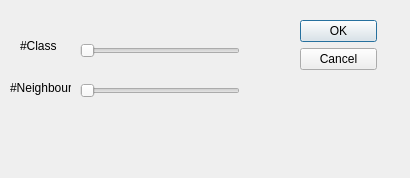
<?xml version="1.0" encoding="UTF-8"?>
<ui version="4.0">
 <class>Dialog</class>
 <widget class="QDialog" name="Dialog">
  <property name="geometry">
   <rect>
    <x>0</x>
    <y>0</y>
    <width>410</width>
    <height>178</height>
   </rect>
  </property>
  <property name="windowTitle">
   <string>Dialog</string>
  </property>
  <widget class="QWidget" name="layoutWidget">
   <property name="geometry">
    <rect>
     <x>300</x>
     <y>20</y>
     <width>77</width>
     <height>106</height>
    </rect>
   </property>
   <layout class="QVBoxLayout">
    <property name="spacing">
     <number>6</number>
    </property>
    <property name="leftMargin">
     <number>0</number>
    </property>
    <property name="topMargin">
     <number>0</number>
    </property>
    <property name="rightMargin">
     <number>0</number>
    </property>
    <property name="bottomMargin">
     <number>0</number>
    </property>
    <item>
     <widget class="QPushButton" name="okButton">
      <property name="text">
       <string>OK</string>
      </property>
     </widget>
    </item>
    <item>
     <widget class="QPushButton" name="cancelButton">
      <property name="text">
       <string>Cancel</string>
      </property>
     </widget>
    </item>
    <item>
     <spacer>
      <property name="orientation">
       <enum>Qt::Vertical</enum>
      </property>
      <property name="sizeHint" stdset="0">
       <size>
        <width>20</width>
        <height>40</height>
       </size>
      </property>
     </spacer>
    </item>
   </layout>
  </widget>
  <widget class="QSlider" name="kClass_Slider">
   <property name="geometry">
    <rect>
     <x>80</x>
     <y>40</y>
     <width>160</width>
     <height>22</height>
    </rect>
   </property>
   <property name="maximum">
    <number>20</number>
   </property>
   <property name="orientation">
    <enum>Qt::Horizontal</enum>
   </property>
  </widget>
  <widget class="QSlider" name="kNeighbours_Slider">
   <property name="geometry">
    <rect>
     <x>80</x>
     <y>80</y>
     <width>160</width>
     <height>22</height>
    </rect>
   </property>
   <property name="orientation">
    <enum>Qt::Horizontal</enum>
   </property>
  </widget>
  <widget class="QLabel" name="label">
   <property name="geometry">
    <rect>
     <x>20</x>
     <y>40</y>
     <width>54</width>
     <height>12</height>
    </rect>
   </property>
   <property name="text">
    <string>#Class</string>
   </property>
  </widget>
  <widget class="QLabel" name="label_2">
   <property name="geometry">
    <rect>
     <x>10</x>
     <y>80</y>
     <width>61</width>
     <height>16</height>
    </rect>
   </property>
   <property name="text">
    <string>#Neighbour</string>
   </property>
  </widget>
 </widget>
 <resources/>
 <connections>
  <connection>
   <sender>okButton</sender>
   <signal>clicked()</signal>
   <receiver>Dialog</receiver>
   <slot>accept()</slot>
   <hints>
    <hint type="sourcelabel">
     <x>351</x>
     <y>38</y>
    </hint>
    <hint type="destinationlabel">
     <x>233</x>
     <y>29</y>
    </hint>
   </hints>
  </connection>
  <connection>
   <sender>cancelButton</sender>
   <signal>clicked()</signal>
   <receiver>Dialog</receiver>
   <slot>reject()</slot>
   <hints>
    <hint type="sourcelabel">
     <x>330</x>
     <y>66</y>
    </hint>
    <hint type="destinationlabel">
     <x>197</x>
     <y>125</y>
    </hint>
   </hints>
  </connection>
 </connections>
</ui>
